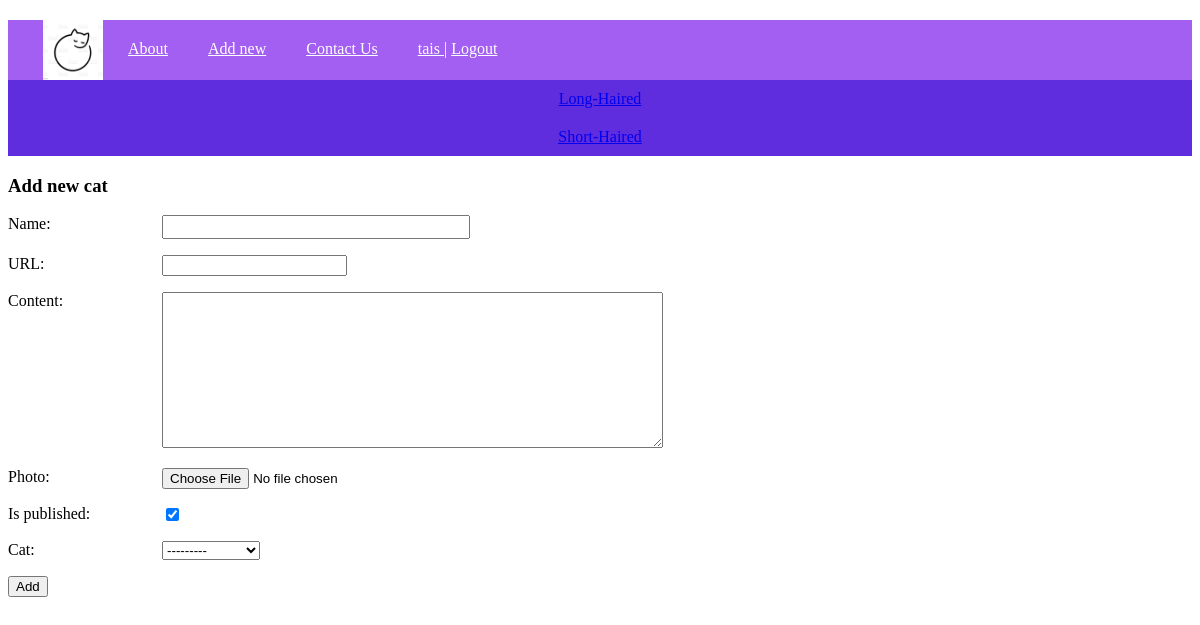
Page /add_new/ (signed in) on the committed database.
### cats/models.py (models this page shows, shortened)
class Menu(models.Model):
    title = models.CharField(max_length=100, db_index=True, verbose_name='Menu')
    url_name = models.CharField(max_length=100, db_index=True, verbose_name='url_name')
    class Meta:
        verbose_name = 'Menu'
        verbose_name_plural = 'Menu'
        ordering = ['id']

class Category(models.Model):
    name = models.CharField(max_length=100, db_index=True, verbose_name='Category')
    slug = models.SlugField(max_length=255, unique=True, db_index=True, verbose_name='URL')
    def __str__(self):
        return self.name
    def get_absolute_url(self):
        return reverse('category', kwargs={'cat_slug': self.slug})
    class Meta:
        verbose_name = 'Category'
        verbose_name_plural = 'Categories'
        ordering = ['id']

### cats/views.py (the view)
# urls.py: path('add_new/', AddNew.as_view(), name='add_new'),
class AddNew(LoginRequiredMixin, DataMixin, CreateView):
    form_class = AddPostForm
    template_name = 'cats/add_new.html'
    success_url = reverse_lazy('home')    # after adding shows homepage
    def get_context_data(self, **kwargs):
        context = super().get_context_data(**kwargs)
        c_def = self.get_user_context(title='Add new cat')
        return dict(list(context.items()) + list(c_def.items()))

### cats/forms.py (shortened to what this page needs)
class AddPostForm(forms.ModelForm):
    class Meta:
        model = Cats
        fields = ['title', 'slug', 'content', 'photo', 'is_published', 'cat']
        widgets = {
            'title': forms.TextInput(attrs={'class': 'form-input'}),
            'content': forms.Textarea(attrs={'cols': 60, 'rows': 10}),
        }

### cats/utils.py (called while the page is built)
    def get_user_context(self, **kwargs):
        context = kwargs
        cats = cache.get('cats')
        if not cats:
            cats = Category.objects.all()
            cache.set('cats', cats, 60)
        menu = list(Menu.objects.all())
        user_menu = menu.copy()
        if not self.request.user.is_authenticated:
            user_menu.pop(1)
        context['menu'] = user_menu
        context['cats'] = cats
        if 'cat_selected' not in context:
            context['cat_selected'] = 0
        return context

### cats/templates/cats/add_new.html (shortened to what this page needs)
{% extends 'cats/base.html' %}
{% block content %}
<h3>{{title}}</h3>
<form action="{% url 'add_new' %}" method="post" enctype="multipart/form-data">
{% for f in form %}
        <p><label class="form-label" for="{{ f.id_for_label }}"> {{ f.label }}: </label> {{f}} </p>
{% endfor %}
    <button type="submit">Add</button>
</form>
{% endblock %}

### cats/templates/cats/base.html (shortened to what this page needs)
{% load static %}
<!DOCTYPE html>
<html lang="en">
<head>
    <link type="text/css" href="{% static 'cats/css/styles.css' %}" rel="stylesheet" />
</head>
<body>
{% block mainmenu %}
<div class="header">
    <div id="mainmenu" class="mainmenu">
                <a href="{% url 'home' %}"><div class="logo"></div></a>
{% for m in menu %}
       <div class="menu-items">
            <a href="{% url m.url_name %}">{{m.title}}</a>
       </div>
{% endfor %}
        {% if request.user.is_authenticated %}
        <div class="menu-items">
            <a href="#"> {{ user.username }} </a> | <a href="{% url 'logout' %}">Logout</a>
        </div>
        {% else %}
        <div class="menu-items">
          <a href="{% url 'register' %}">Register</a> | <a href="{% url 'login' %}">Login</a>
        </div>
        {% endif %}
    </div>
</div>
    {% endblock mainmenu %}
<div>
    {% for c in cats %}
        {% if c.pk == cat_selected %}
            <div class="box selected">{{c.name}}</div>
        {% else %}
    <div class="box">
            <a href="{{c.get_absolute_url }}">{{c.name}}</a>
        </div>
        {% endif %}
    {% endfor %}
</div>
    {% block content %}
    {% endblock %}
</body>
</html>

### cats/static/cats/css/styles.css (style rules this page uses)
html, body { font-family: 'Georgia'; height: 100%; }
.header { background: #a35ef2; height: 60px; }
.logo { background: url('../images/logocat.jpg') no-repeat 15px; background-size: contain; width: 70px; height: 60px; padding-right: 10px; }
.mainmenu { display: flex; color: white; margin: 20px; }
.menu-items { margin: 20px; }
.menu-items a { color: white; }
.box { background: #5f2cde; display: grid; padding: 10px; justify-content: center; color: pink; }
.form-input { width: 300px; font-size: 16px; }
.form-label { display: inline-block; min-width: 150px; vertical-align: top; }

### rows in the picture
Menu: title "About"
Menu: title "Add new"
Menu: title "Contact Us"
Category: name "Long-Haired"
Category: name "Short-Haired"

### other values in the picture
{{ user.username }} "tais"
{{ title }} "Add new cat"
{{ f.label }} "Name" "URL" "Content" "Photo" "Is published" "Cat"
